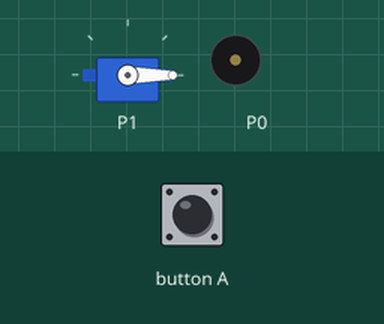
This program was run on a simulated BBC micro:bit (MakeCode). On the bench: servo, buzzer (waves = sounding). Inputs (shaded band) come from the test bench.

Above: at 1.2 s.
1.3 s: button A pressed for 0.15 s
At 1.8 s:
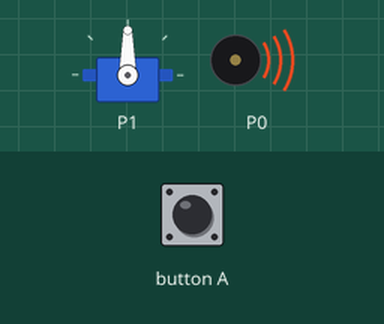
At 10.1 s:
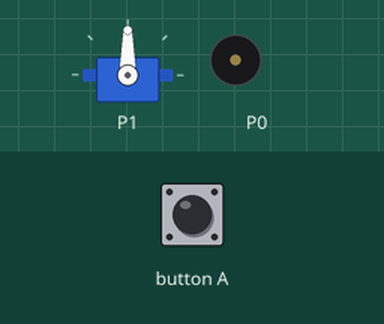
Timing chart, 0 to 10.3 s (numbered marks = the images above; inputs shaded):
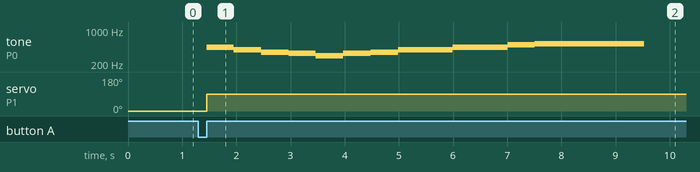

Measured:
- after the input at 1.3 s, tone on P0: plays 440 Hz for 0.51 s, 392 Hz for 0.51 s, 349 Hz for 0.51 s, 330 Hz for 0.51 s, 294 Hz for 0.51 s, 330 Hz for 0.51 s … (11 notes in this stretch), starting after 0.15 s; servo on P1: 0° → 90° after 0.15 s

The program:

main.ts
```typescript
radio.onReceivedNumber(function (receivedNumber) {
    if (receivedNumber > 47 && receivedNumber < 50) {
        servos.P1.setAngle(90)
        music.playMelody("A G F E D E F G ", 120)
        music.playMelody("G A A B C5 C5 C5 C5 ", 120)
    }
})
input.onButtonPressed(Button.A, function () {
    servos.P1.setAngle(90)
    music.playMelody("A G F E D E F G ", 120)
    music.playMelody("G A A B C5 C5 C5 C5 ", 120)
})
radio.setGroup(63)
servos.P1.setAngle(0)
```

test.ts
```typescript
// testene settes inn her; disse vil ikke kompilert så lenge denne pakken blir brukt som en utvidelse.
```
